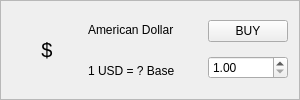
                 <widget class="QFrame" name="card_usd">
                  <property name="minimumSize">
                   <size>
                    <width>0</width>
                    <height>100</height>
                   </size>
                  </property>
                  <property name="maximumSize">
                   <size>
                    <width>16777215</width>
                    <height>120</height>
                   </size>
                  </property>
                  <property name="frameShape">
                   <enum>QFrame::StyledPanel</enum>
                  </property>
                  <property name="frameShadow">
                   <enum>QFrame::Raised</enum>
                  </property>
                  <layout class="QHBoxLayout" name="horizontalLayout_14">
                   <item>
                    <widget class="QLabel" name="lbl_icon_usd">
                     <property name="minimumSize">
                      <size>
                       <width>70</width>
                       <height>70</height>
                      </size>
                     </property>
                     <property name="font">
                      <font>
                       <pointsize>15</pointsize>
                      </font>
                     </property>
                     <property name="text">
                      <string>$</string>
                     </property>
                     <property name="alignment">
                      <set>Qt::AlignCenter</set>
                     </property>
                    </widget>
                   </item>
                   <item>
                    <layout class="QVBoxLayout" name="verticalLayout_19">
                     <item>
                      <widget class="QLabel" name="lbl_name_usd">
                       <property name="minimumSize">
                        <size>
                         <width>0</width>
                         <height>0</height>
                        </size>
                       </property>
                       <property name="text">
                        <string>American Dollar</string>
                       </property>
                      </widget>
                     </item>
                     <item>
                      <widget class="QLabel" name="lbl_rate_usd">
                       <property name="minimumSize">
                        <size>
                         <width>0</width>
                         <height>0</height>
                        </size>
                       </property>
                       <property name="text">
                        <string>1 USD = ? Base</string>
                       </property>
                      </widget>
                     </item>
                    </layout>
                   </item>
                   <item>
                    <spacer name="horizontalSpacer_14">
                     <property name="orientation">
                      <enum>Qt::Horizontal</enum>
                     </property>
                     <property name="sizeType">
                      <enum>QSizePolicy::Expanding</enum>
                     </property>
                     <property name="sizeHint" stdset="0">
                      <size>
                       <width>27</width>
                       <height>20</height>
                      </size>
                     </property>
                    </spacer>
                   </item>
                   <item>
                    <layout class="QVBoxLayout" name="verticalLayout_32">
                     <item>
                      <widget class="QPushButton" name="buy_usd_button">
                       <property name="text">
                        <string>BUY</string>
                       </property>
                      </widget>
                     </item>
                     <item>
                      <widget class="QDoubleSpinBox" name="dsb_amount_usd">
                       <property name="minimum">
                        <double>1.000000000000000</double>
                       </property>
                      </widget>
                     </item>
                    </layout>
                   </item>
                  </layout>
                 </widget>
